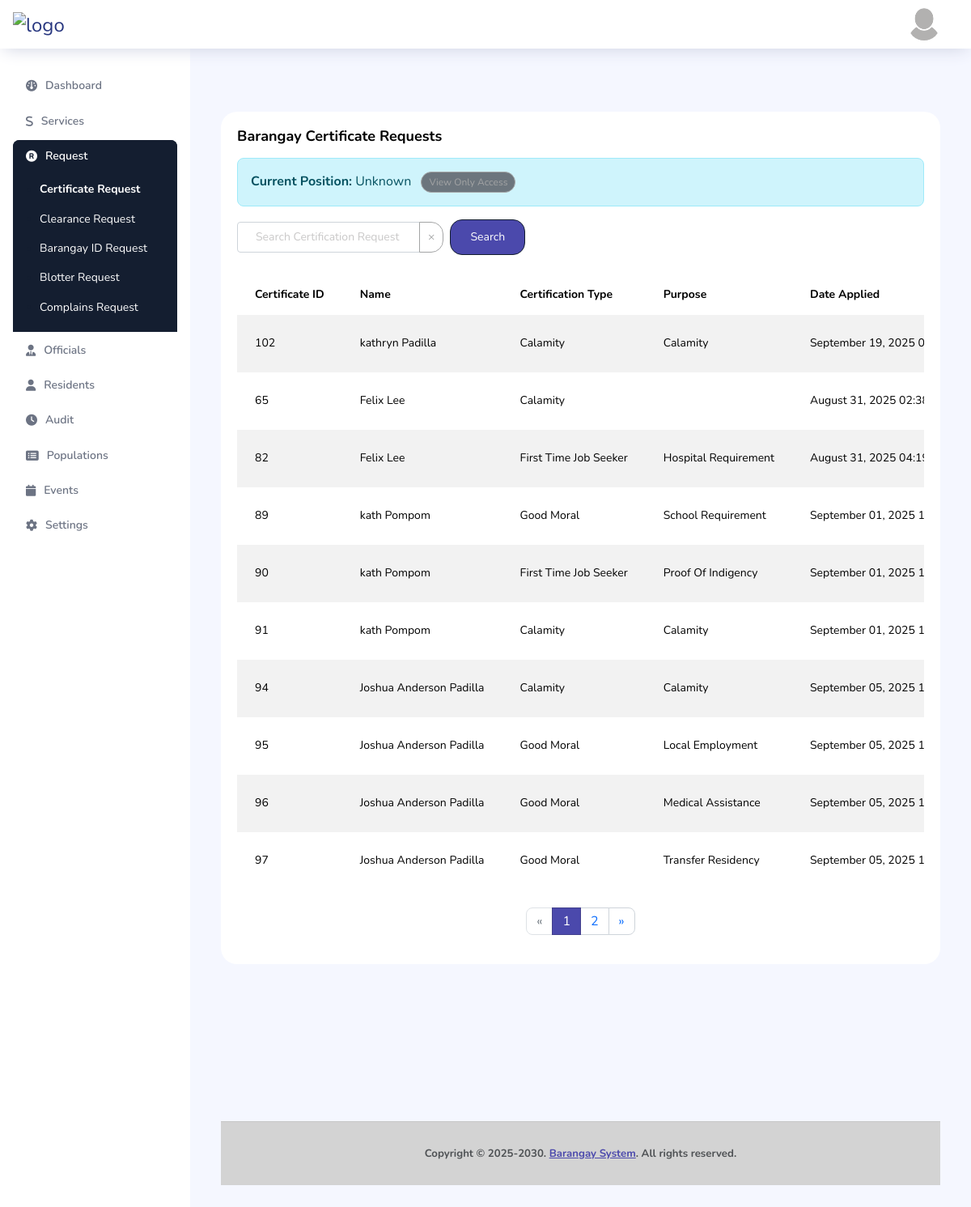
Before: /barangay-official/certificate.php (signed in) with the older database file.
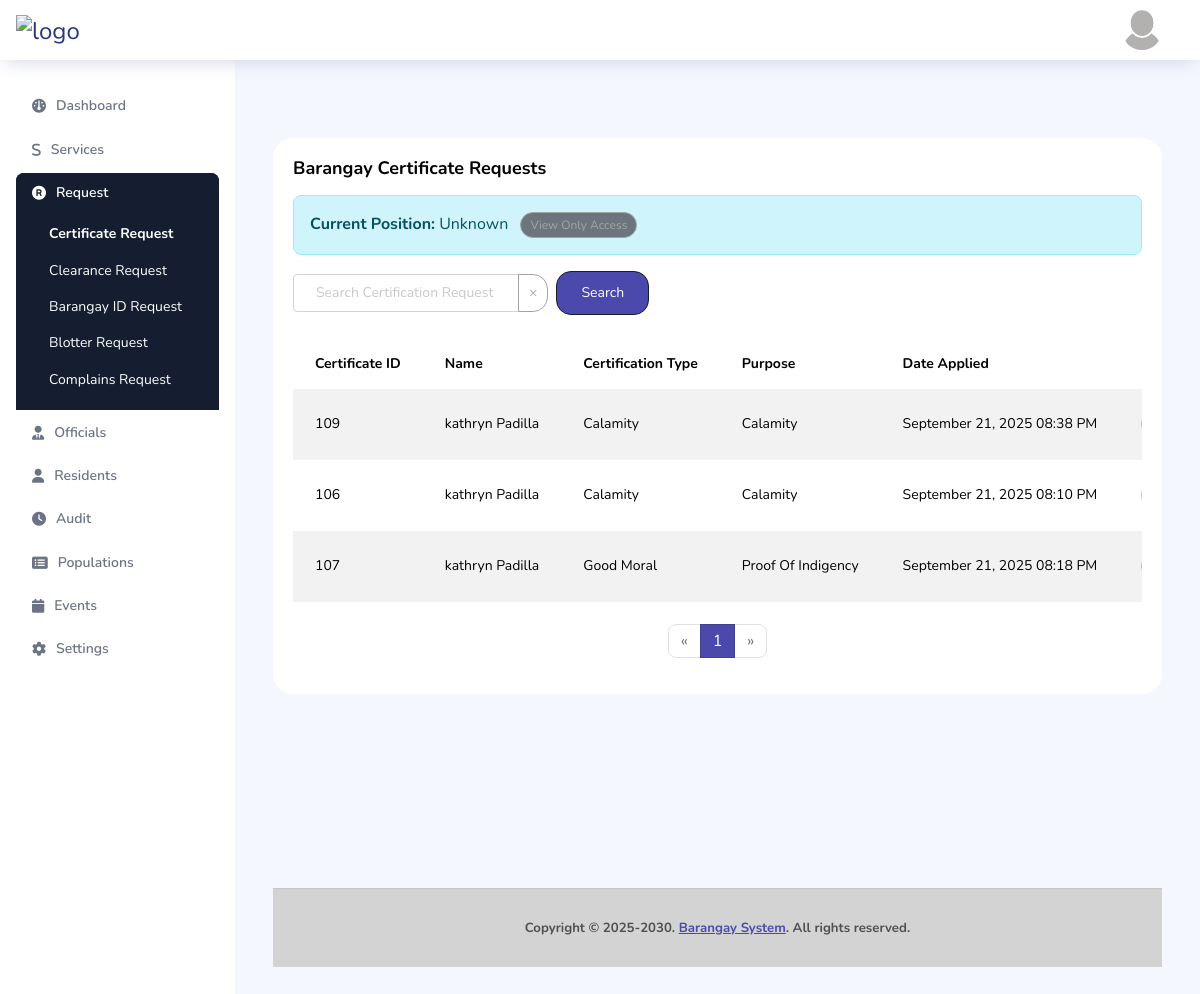
After: the same page with the newer database file.
### tables this page shows
CREATE TABLE `tbl_certification` (
  `certification_id` int(11) NOT NULL,
  `res_id` int(11) NOT NULL,
  `user_id` varchar(255) NOT NULL,
  `certificationType` varchar(50) NOT NULL,
  `name` varchar(100) NOT NULL,
  `suffix` varchar(10) DEFAULT NULL,
  `address` varchar(255) NOT NULL,
  `purpose` text NOT NULL,
  `remarks` text DEFAULT NULL,
  `registeredVoter` tinyint(1) DEFAULT 0,
  `resident_status` tinyint(1) DEFAULT 0,
  `dateToday` date NOT NULL DEFAULT current_timestamp(),
  `dateApplied` datetime NOT NULL DEFAULT current_timestamp(),
  `dateReceived` date DEFAULT NULL,
  `residentSignature` varchar(255) DEFAULT NULL,
  `document_path` longtext NOT NULL,
  `status` varchar(20) NOT NULL,
  `created_at` timestamp NOT NULL DEFAULT current_timestamp() ON UPDATE current_timestamp(),
  `type_of_calamity` varchar(100) DEFAULT NULL,
  `calamity_date` date DEFAULT NULL,
  `calamity_time` varchar(255) DEFAULT NULL,
  `what_is_caused` text DEFAULT NULL,
  `location` text DEFAULT NULL,
  `calamity_purpose` text DEFAULT NULL,
  `requested_by` varchar(100) DEFAULT NULL,
  `calamity_notes` text DEFAULT NULL
);

### barangay-official/certificate.php (the view, shortened to what the rows shown need)
<!DOCTYPE html>
<html lang="en">
<head>
    <link rel="stylesheet" href="../dist/assets/vendors/feather/feather.css">
    <link rel="stylesheet" href="../dist/assets/vendors/ti-icons/css/themify-icons.css">
    <link rel="stylesheet" href="../dist/assets/vendors/css/vendor.bundle.base.css">
    <link rel="stylesheet" href="../dist/assets/vendors/font-awesome/css/font-awesome.min.css">
    <link rel="stylesheet" href="../dist/assets/vendors/mdi/css/materialdesignicons.min.css">
    <link rel="stylesheet" href="https://cdnjs.cloudflare.com/ajax/libs/font-awesome/6.6.0/css/all.min.css"
 />
    <link rel="stylesheet" href="https://cdn.datatables.net/1.10.21/css/jquery.dataTables.min.css">
    <link rel="stylesheet" href="../dist/assets/vendors/ti-icons/css/themify-icons.css">
    <link rel="stylesheet" type="text/css" href="../dist/assets/js/select.dataTables.min.css">
    <link href="https://stackpath.bootstrapcdn.com/bootstrap/4.5.2/css/bootstrap.min.css" rel="stylesheet">
    <link rel="stylesheet" href="../dist/assets/css/style.css">
</head>
<body>
    <div class="container-fluid page-body-wrapper">
        <div class="main-panel">
            <div class="content-wrapper">
                <?php
                include '../connection/config.php';
                $page = $_GET['page'] ?? 1;
                $limit = 10;
                $offset = ($page - 1) * $limit;
                $where_conditions = [];
                $params = [];
                $types = "";
                $where_clause = !empty($where_conditions) ? implode(" AND ", $where_conditions) : "1=1";
                $sql = "SELECT c.certification_id, c.res_id, c.user_id, c.name,
        c.address, c.purpose, c.registeredVoter, c.resident_status,
        c.dateApplied, c.document_path, c.certificationType,
        c.status, c.created_at, c.remarks
        FROM tbl_certification c
        WHERE $where_clause
        ORDER BY c.created_at DESC
        LIMIT ? OFFSET ?";
                $params[] = $limit;
                $params[] = $offset;
                $types .= "ii";
                $stmt = $conn->prepare($sql);
                if (!empty($params)) {
                    $stmt->bind_param($types, ...$params);
                }
                $stmt->execute();
                $result = $stmt->get_result();
                ?>
                <div class="row">
                    <div class="col-md-12 grid-margin stretch-card">
                        <div class="card">
                            <div class="card-body">
                                <div class="table-responsive">
                                    <table class="table table-striped table-borderless" style="width:100%">
                                        <thead>
                                            <tr>
                                                <th>Certificate ID</th>
                                                <th>Name</th>
                                                <th>Certification Type</th>
                                                <th>Purpose</th>
                                                <th>Date Applied</th>
                                                <th>Status</th>
                                            </tr>
                                        </thead>
                                        <tbody>
                                            <?php if ($result->num_rows > 0): ?>
                                                <?php while ($row = $result->fetch_assoc()): ?>
                                                    <tr>
                                                        <td><?php echo htmlspecialchars($row['certification_id']); ?></td>
                                                        <td><?php echo htmlspecialchars($row['name']); ?></td>
                                                        <td><?php echo htmlspecialchars($row['certificationType']); ?></td>
                                                        <td><?php echo htmlspecialchars($row['purpose']); ?></td>
                                                        <td><?php echo date('F d, Y h:i A', strtotime($row['dateApplied'])); ?>
                                                        </td>
                                                        <td>
                                                        </td>
                                                    </tr>
                                                <?php endwhile; ?>
                                            <?php else: ?>
                                                <tr>
                                                    <td colspan="9" class="text-center">No request found</td>
                                                </tr>
                                            <?php endif; ?>
                                        </tbody>
                                    </table>
                                </div>
                                <br>
                            </div>
                        </div>
                    </div>
                </div>
                <br><br><br><br><br><br><br>
            </div>
        </div>
    </div>
</body>
</html>

Changed rows visible on the page:
removed tbl_certification: certification_id "102", name "kathryn Padilla", certificationType "Calamity", purpose "Calamity", dateApplied "September 19, 2025…"
removed tbl_certification: certification_id "65", name "Felix Lee", certificationType "Calamity", dateApplied "August 31, 2025…"
removed tbl_certification: certification_id "82", name "Felix Lee", certificationType "First Time Job Seeker", purpose "Hospital Requirement", dateApplied "August 31, 2025…"
removed tbl_certification: certification_id "89", name "kath Pompom", certificationType "Good Moral", purpose "School Requirement", dateApplied "September 01, 2025…"
removed tbl_certification: certification_id "90", name "kath Pompom", certificationType "First Time Job Seeker", purpose "Proof Of Indigency", dateApplied "September 01, 2025…"
removed tbl_certification: certification_id "91", name "kath Pompom", certificationType "Calamity", purpose "Calamity", dateApplied "September 01, 2025…"
removed tbl_certification: certification_id "94", name "Joshua Anderson Padilla", certificationType "Calamity", purpose "Calamity", dateApplied "September 05, 2025…"
removed tbl_certification: certification_id "95", name "Joshua Anderson Padilla", certificationType "Good Moral", purpose "Local Employment", dateApplied "September 05, 2025…"
removed tbl_certification: certification_id "96", name "Joshua Anderson Padilla", certificationType "Good Moral", purpose "Medical Assistance", dateApplied "September 05, 2025…"
removed tbl_certification: certification_id "97", name "Joshua Anderson Padilla", certificationType "Good Moral", purpose "Transfer Residency", dateApplied "September 05, 2025…"
added tbl_certification: certification_id "109", name "kathryn Padilla", certificationType "Calamity", purpose "Calamity", dateApplied "September 21, 2025 08:38 PM"
added tbl_certification: certification_id "106", name "kathryn Padilla", certificationType "Calamity", purpose "Calamity", dateApplied "September 21, 2025 08:10 PM"
added tbl_certification: certification_id "107", name "kathryn Padilla", certificationType "Good Moral", purpose "Proof Of Indigency", dateApplied "September 21, 2025 08:18 PM"
Other visible differences:
list line gone: "2"
